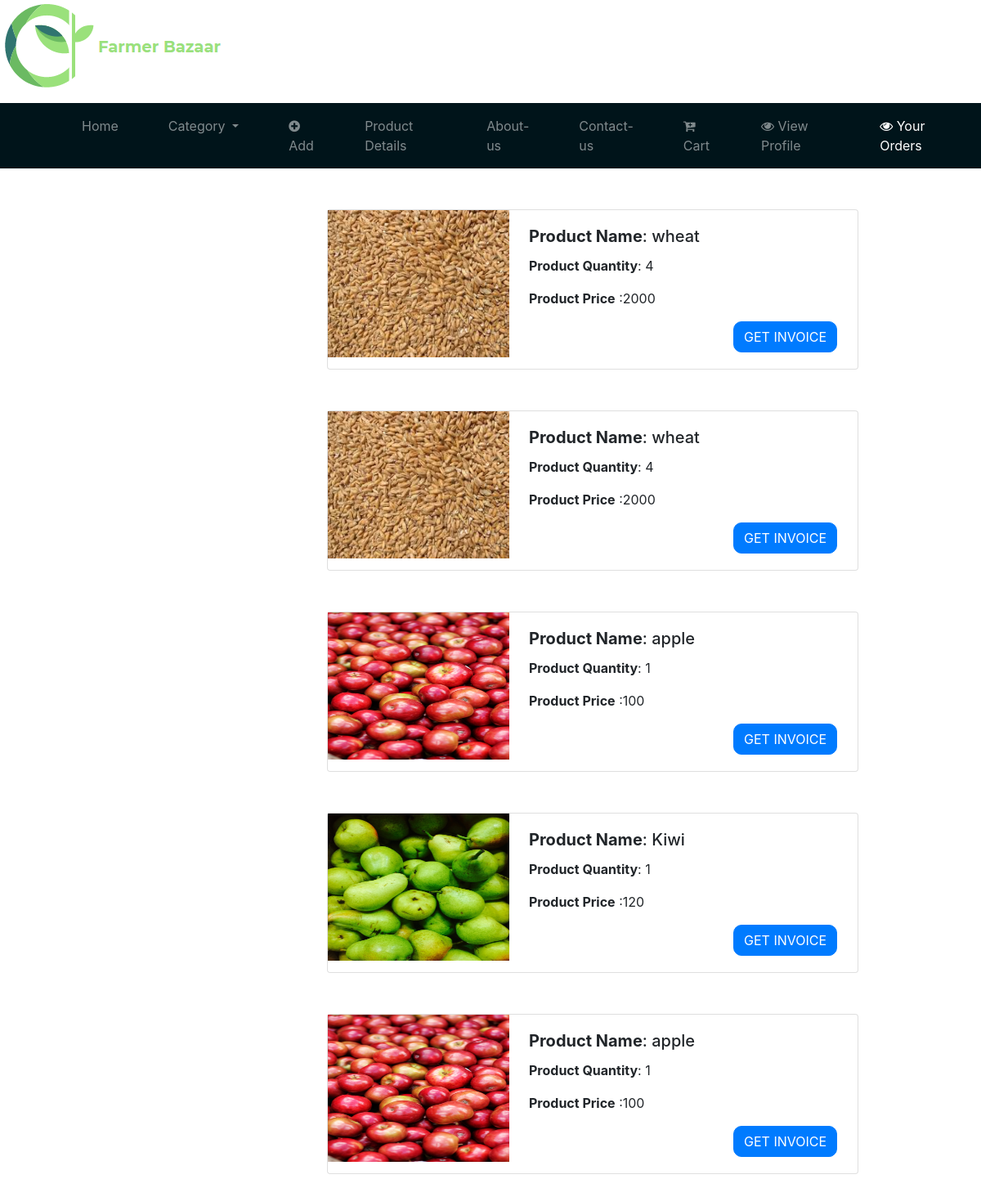
Screenshot of /F_Your_order.php (signed in) with the database file from the repository.
### tables this page shows
CREATE TABLE `payment_success` (
  `id` int(11) NOT NULL,
  `payment_id` varchar(255) NOT NULL,
  `payment_status` varchar(255) NOT NULL,
  `payment_request_id` varchar(255) NOT NULL,
  `name` varchar(255) NOT NULL,
  `p_quantity` varchar(255) NOT NULL,
  `username` varchar(255) NOT NULL,
  `final_price` varchar(255) NOT NULL
);

CREATE TABLE `product_final` (
  `id` int(11) NOT NULL,
  `type` varchar(255) NOT NULL,
  `name` varchar(255) NOT NULL,
  `image` varchar(255) NOT NULL,
  `price` int(255) NOT NULL,
  `quantity` int(255) NOT NULL,
  `address` varchar(255) NOT NULL,
  `username` varchar(255) NOT NULL
);

### F_Your_order.php (the view, shortened to what this page needs)
<?php
$adminlogin = $_SESSION['FarmerLoginId'];
?>
<!doctype html>
<html lang="en">
  <head>
    <link rel="stylesheet" href="https://stackpath.bootstrapcdn.com/bootstrap/4.5.2/css/bootstrap.min.css">
    <link rel="stylesheet" href="https://maxcdn.bootstrapcdn.com/bootstrap/4.0.0/css/bootstrap.min.css">
<link rel="stylesheet" href="https://cdnjs.cloudflare.com/ajax/libs/font-awesome/4.7.0/css/font-awesome.min.css">
</head>
<body>
  <div class="cnt">
    <div class="img-11" style="height: 30px; width:100px;">
      <img src="Images/logo3.png">
    </div>
</div>
<br><br><br><br>
<nav class="navbar navbar-expand-lg navbar-dark bg-dark" >
  <div class="container-fluid">
    <div class="collapse navbar-collapse" id="navbarSupportedContent" >
      <ul class="navbar-nav me-auto mb-2 mb-lg-0 ">
        <li class="nav-item">
          <a class="nav-link " aria-current="page" href="Farmer_Home_Page.php">Home</a>
        </li>
        <li class="nav-item dropdown">
          <a class="nav-link dropdown-toggle" href="#" id="navbarDropdown" role="button" data-bs-toggle="dropdown" aria-expanded="false">
           Category
          </a>
        </li>
        <li class="nav-item">
          <a class="nav-link" href="AddProduct.php"><i class="fa fa-plus-circle" aria-hidden="true"></i> Add</a>
        </li>
        <li class="nav-item">
          <a class="nav-link" href="AddedProduct.php">Product Details</a>
        </li>
        <li class="nav-item">
          <a class="nav-link" href="Farmer-aboutus.php">About-us</a>
        </li>
        <li class="nav-item">
          <a class="nav-link" href="Farmer-contactus.php">Contact-us</a>
        </li>
        <li class="nav-item">
          <a class="nav-link" href="Farmer_Mycart.php"><i class="fa fa-cart-plus" aria-hidden="true"></i> Cart</a>
        </li>
        <li class="nav-item">
          <a class="nav-link" href="Farmer_Profile.php"><i class="fa fa-eye" aria-hidden="true"></i> View Profile</a>
        </li>
        <li class="nav-item">
          <a class="nav-link active" href="F_Your_order.php"><i class="fa fa-eye" aria-hidden="true"> </i>  Your Orders</a>
        </li>
              </ul>
    </div>
  </div>
</nav>
  <?php
          $con = mysqli_connect("localhost","root","","login1");
     ?>
     <?php
  $sql ="SELECT * FROM payment_success where username='$adminlogin'";
  $queryfire = mysqli_query($con,$sql);
  $num=mysqli_num_rows($queryfire);
  if ($num >0) {
    while ($res = mysqli_fetch_array($queryfire)) {
      ?>
  <form action="" method="POST">
         <section class="bCards">
    <div class="card mb-3 cardHover" style="max-width: 650px;">
  <div class="row g-0  ">
    <div class="col-md-4">
       <?php
                  $pname=$res['name'];
                  $s="select * from Product_final where name='$pname'";
                  $ss=mysqli_query($con,$s);
                  $ress = mysqli_fetch_array($ss);
        ?>
          <img src="<?php echo $ress['image'] ?>" height="200px;" width="350px;"  class="cardImg">
    </div>
    <div class="col-md-8">
      <div class="card-body">
        <h5 class="card-title"><b>Product Name</b>: <?php echo $res['name'] ?></h5>
        <p class="card-text"><b>Product Quantity</b>: <?php echo $res['p_quantity'] ?></p>
        <p class="card-text"><b>Product Price</b> :<?php echo $res['final_price'] ?></p>
   <button class=" btn btn-primary " style="border-radius: 10px; margin-left: 250px;"> <a href="F_Recipt.php?id=<?php echo $res['id'];?>"class="text-white" style="text-decoration: none;"> GET INVOICE</a> </button>
      </div>
    </div>
  </div>
</div>
</section>
<?php
    }
  }
else{
  ?>
<h1 align="center" class="text-danger">No order History</h1>
  <?php
}
   ?>
</form>
  <br><br><br><br><br>  <br><br><br><br><br>  <br><br><br><br><br>
</body>
</html>

### F_Your_order.php (style rules this page uses)
* { padding: 0; margin: 0; box-sizing: border-box; }
.bCards { margin-top: 50px ; padding-left: 400px; }
.cardImg { height: 180px; width: 222px; }
.cardHover { transition: .5s; }
.navbar { background-color: #00141a!important; }
.nav-link { margin-left:45px; }
.btn { margin-left: 20px; margin-right: 10px; }

### rows the page displays
payment_success: product_final.image (picture), name "wheat", p_quantity "4", final_price "2000"
payment_success: product_final.image (picture), name "wheat", p_quantity "4", final_price "2000"
payment_success: product_final.image (picture), name "apple", p_quantity "1", final_price "100"
payment_success: product_final.image (picture), name "Kiwi", p_quantity "1", final_price "120"
payment_success: product_final.image (picture), name "apple", p_quantity "1", final_price "100"
